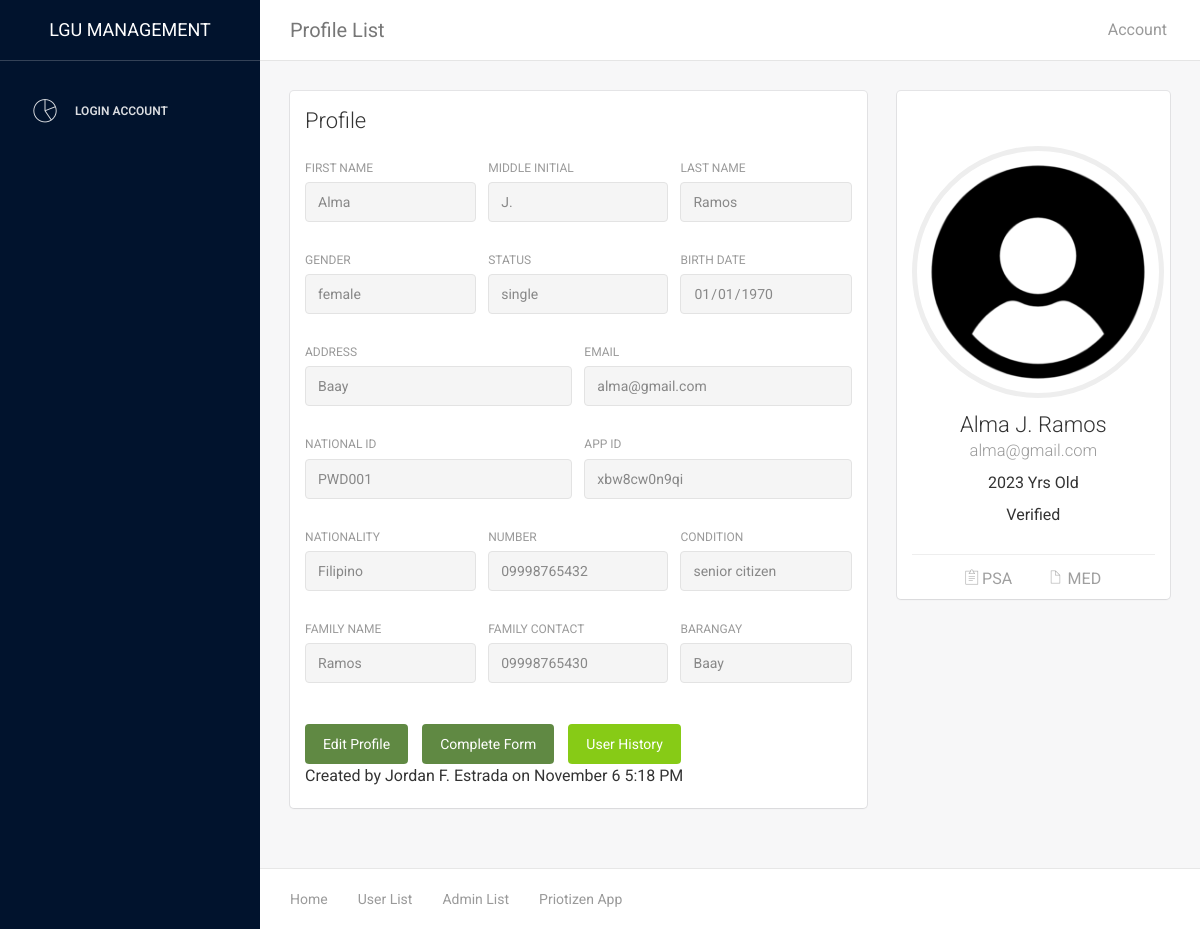
Screenshot of /LGU/user.php?user_id=xbw8cw0n9qi with the database file from the repository.
### tables this page shows
CREATE TABLE `verified` (
  `id` int(11) NOT NULL,
  `fname` varchar(45) DEFAULT NULL,
  `mi` varchar(5) DEFAULT NULL,
  `lname` varchar(45) DEFAULT NULL,
  `email` varchar(45) DEFAULT NULL,
  `bdate` varchar(20) DEFAULT NULL,
  `status_rs` varchar(20) DEFAULT NULL,
  `gender` varchar(20) DEFAULT 'Male',
  `address` varchar(100) DEFAULT NULL,
  `number` varchar(15) DEFAULT NULL,
  `valid_id` varchar(200) DEFAULT NULL,
  `app_id` varchar(15) DEFAULT NULL,
  `photo` varchar(200) DEFAULT NULL,
  `conditions` varchar(20) DEFAULT NULL,
  `nationality` varchar(45) NOT NULL DEFAULT 'Filipino',
  `family_name` varchar(45) DEFAULT NULL,
  `family_contact` varchar(15) DEFAULT NULL,
  `brgy` varchar(45) DEFAULT NULL
);

CREATE TABLE `account` (
  `id` int(11) NOT NULL,
  `account_id` varchar(45) DEFAULT NULL,
  `email` varchar(45) DEFAULT NULL,
  `passcode` varchar(45) DEFAULT NULL,
  `account_type` varchar(10) DEFAULT 'user',
  `account_status` varchar(10) DEFAULT 'Pending',
  `isfirstlogin` int(1) DEFAULT '0'
);

### LGU/user.php (the view, shortened to what this page needs)
<?php
require('connection.php');
if(isset($_GET['user_id'])){
    $user_id = $_GET['user_id'];
}else{
    $isDeleteBtn = false;
    $user_id = $_SESSION['user_id'];
}
$query = "SELECT v.*, a.account_status, d.psa , d.med FROM verified v INNER JOIN  account a on a.account_id = v.app_id inner join doc d on v.app_id = d.user_id where a.account_id = '$user_id'";
$result = mysqli_query($conn, $query);
$query1 = "SELECT u.action, u.time_edited , a.name as admin_name from user_history u inner join admin a on u.admin_id = a.admin_id where u.user_id = '$user_id' order by u.id desc limit 1 ";
$result1 = mysqli_query($conn,$query1);
if($result && $result1 ){
    $assoc = mysqli_fetch_assoc($result);
    $assoc1 = mysqli_fetch_assoc($result1);
    extract($assoc);
    extract($assoc1);
}else{
    echo $query;
}
$query3 = "SELECT u.action, u.time_edited, a.name as admin_name, concat(v.lname,' ',v.fname) as user_name  from user_history u inner join admin a on u.admin_id = a.admin_id inner join verified v on u.user_id = v.app_id where u.user_id = '$user_id' order by u.id desc ";
$query3_result = mysqli_query($conn,$query3);
?>
<!doctype html>
<html lang="en">
<head>
    <link href="assets/css/bootstrap.min.css" rel="stylesheet" />
    <link href="assets/css/animate.min.css" rel="stylesheet"/>
    <link href="assets/css/light-bootstrap-dashboard.css?v=1.4.0" rel="stylesheet"/>
    <link href="assets/css/demo.css" rel="stylesheet" />
    <link href="assets/css/confirmation.css" rel="stylesheet" />
    <link href="http://maxcdn.bootstrapcdn.com/font-awesome/4.2.0/css/font-awesome.min.css" rel="stylesheet">
    <link href="assets/css/pe-icon-7-stroke.css" rel="stylesheet" />
</head>
<body>
<div class="wrapper">
    <div class="sidebar" data-color="purple" >
        <?php
        include('includes/sidebar.php'); ?>
    </div>
    <div class="main-panel">
		<?php include('includes/navbar.php'); ?>
        <div class="content">
            <div class="container-fluid">
                <div class="row">
                    <div class="col-md-8">
                        <div class="card">
                            <div class="header">
                                <h4 class="title">Profile</h4>
                            </div>
                            <div class="content">
                                <form id="info_content" >
                                    <div class="row">
                                        <div class="col-md-4">
                                            <div class="form-group">
                                                <label>First Name</label>
                                                <input type="text" class="form-control"  placeholder="Enter first name" value="<?php echo $fname; ?>" readonly>
                                            </div>
                                        </div>
                                        <div class="col-md-4">
                                            <div class="form-group">
                                                <label>Middle Initial</label>
                                                <input type="text" class="form-control" placeholder="Enter M.I" value="<?php echo $mi?>" readonly>
                                            </div>
                                        </div>
                                        <div class="col-md-4">
                                            <div class="form-group">
                                                <label for="exampleInputEmail1">Last Name</label>
                                                <input id="lname" type="text" class="form-control" placeholder="Enter last name" value="<?php echo $lname?>" readonly>
                                            </div>
                                        </div>
                                    </div>
                                    <div class="row">
                                        <div class="col-md-4">
                                            <div class="form-group">
                                                <label>Gender</label>
                                                <input type="text" class="form-control" name="" id="" readonly value="<?php echo $gender?>">
                                            </div>
                                        </div>
                                        <div class="col-md-4">
                                            <div class="form-group">
                                                <label>Status</label>
                                                <input type="text" name="" class="form-control" id="" readonly value="<?php echo $status_rs?>">
                                            </div>
                                        </div>
                                        <div class="col-md-4">
                                            <div class="form-group">
                                                <label>Birth Date</label>
                                                <input type="date" class="form-control"  value="<?php echo date('Y-m-d', strtotime($bdate)); ?>" readonly>
                                            </div>
                                        </div>
                                    </div>
                                    <div class="row otherInfoOff">
                                        <div class="col-md-6">
                                            <div class="form-group">
                                                <label>Address</label>
                                                <input type="text" class="form-control" placeholder="Home Address" value="<?php echo $address ?>" readonly>
                                            </div>
                                        </div>
                                        <div class="col-md-6">
                                            <div class="form-group">
                                                <label>Email</label>
                                                <input type="email" class="form-control" placeholder="Email Address" id="email" value="<?php echo $email ?>" readonly >
                                            </div>
                                        </div>
                                    </div>
                                    <div class="row otherInfoOn" >
                                        <div class="col-md-6">
                                            <div class="form-group">
                                                <label>National ID</label>
                                                <input type="text" class="form-control" value="<?php echo $valid_id?>" placeholder="Enter National ID Number" id="valid_id" readonly>
                                            </div>
                                        </div>
                                        <div class="col-md-6">
                                            <div class="form-group">
                                                <label>APP ID</label>
                                                <input type="text" class="form-control" value="<?php echo $app_id?>" placeholder="Enter APP ID Number" id="app_id" readonly>
                                            </div>
                                        </div>
                                    </div>
                                    <div class="row otherInfoOff">
                                        <div class="col-md-4">
                                            <div class="form-group">
                                                <label>Nationality</label>
                                                <input type="text" class="form-control" placeholder="Enter nationality" value="<?php echo $nationality ?>" readonly>
                                            </div>
                                        </div>
                                        <div class="col-md-4">
                                            <div class="form-group">
                                                <label>Number</label>
                                                <input type="text" class="form-control" placeholder="Enter number" value="<?php echo $number ?>" readonly>
                                            </div>
                                        </div>
                                        <div class="col-md-4">
                                            <div class="form-group">
                                                <label>Condition</label>
                                                <input type="text" name="" id="" class="form-control" readonly value="<?php echo ($conditions=="pwd")? "senior citizen":"disabled" ?>">
                                            </div>
                                        </div>
                                    </div>
                                    <div class="row otherInfoOn" >
                                        <div class="col-md-4">
                                            <div class="form-group">
                                                <label>Family Name</label>
                                                <input type="text" class="form-control" value="<?php echo $family_name?>" placeholder="Enter Family Name" id="family_name" readonly>
                                            </div>
                                        </div>
                                        <div class="col-md-4">
                                            <div class="form-group">
                                                <label>Family Contact</label>
                                                <input type="text" class="form-control" value="<?php echo $family_contact?>" placeholder="Enter Family Number" id="family_contact" readonly>
                                            </div>
                                        </div>
                                        <div class="col-md-4">
                                            <div class="form-group">
                                                <label>Barangay</label>
                                                <input type="text" name="" id="" class="form-control" readonly value="<?php echo $brgy?>">
                                            </div>
                                        </div>
                                    </div>
                                </form>
                                        <?php
                                        while ($row = mysqli_fetch_assoc($query3_result)) {
                                            $admin_name = $row['admin_name'];
                                            $action = $row['action'];
                                        }
                                        ?>
                                <br>
                                <div style="display:flex;gap: 1em;">
                                        <button type="submit" class="btn btn-info btn-fill " onclick="window.location.href='user_edit.php?user_id=<?php  echo $user_id ?>'">Edit Profile</button>
                                        <button type="submit" class="btn btn-info btn-fill " onclick="window.location.href='<?php echo ($conditions=='pwd')? 'table_pwd':'table_senior' ?>.php?id=<?php  echo $user_id.'&action=edit' ?>'">Complete Form</button>
                                        <button type="submit" class="btn btn-success btn-fill " onclick="userHistory()">User History</button>
                                </div>
                                <p>
                                <?php
                                $dateFormat = $time_edited;
                                $dateTime = new DateTime($dateFormat);
                                $newDate = $dateTime -> format('F j g:i A');
                                $text = ($action=="Created"? "Created by ": "Last Edited by ");
                                $text =$text.$admin_name. " on ".$newDate;
                                echo $text;
                                ?></p>
                            </div>
                        </div>
                    </div>
                    <div class="col-md-4">
                        <div class="card card-user">
                            <div class="image">
                            </div>
                            <div class="content">
                                <div class="author">
                                     <a href="#">
                                     <?php
                                        $imagePath = "../priotizen_app/user_img/$photo";
                                        if(file_exists($imagePath)) {
                                            echo '<img class="avatar border-gray" style="height: 21em; width: 21em" src="../priotizen_app/user_img/'.$photo.'"  alt="..."/>';
                                        }else{
                                            echo '<img class="avatar border-gray" style="height: 21em; width: 21em" src="../priotizen_app/user_img/default.png"  alt="..."/>';
                                        }
                                      ?>
                                      <h4 class="title"><?php echo $fname." ".$mi." ".$lname ?><br />
                                         <small><?php echo $email ?></small>
                                      </h4>
                                    </a>
                                    <?php
                                    $bdateFormat = $bdate;
                                    $date =  date("l F d, Y");
                                    $date = explode(',',$date);
                                    $date = $date[1];
                                    $bdate = explode('-', $bdateFormat);
                                    $bdate = $bdate[0];
                                    $birthday = $date - $bdate ;
                                    ?>
                                    <h5><?php echo $birthday ?> Yrs Old</h5>
                                    <h5><?php echo $account_status ?></h5>
                                </div>
                            </div>
                            <hr>
                            <div class="text-center">
                                <button onclick="showDoc('Psa')" href="#" class="btn btn-simple"><i class="pe-7s-note2"></i> PSA</button>
                                <button onclick="showDoc('Med')" href="#" class="btn btn-simple"><i class="pe-7s-file"></i> MED</button>
                            </div>
                        </div>
                    </div>
                </div>
            </div>
        </div>
        <footer class="footer">
            <div class="container-fluid">
                <nav class="pull-left">
                    <ul>
                        <li>
                            <a href="dashboard.php">
                                Home
                            </a>
                        </li>
                        <li>
                            <a href="table.php">
                                User List
                            </a>
                        </li>
                        <li>
                            <a href="table_user.php">
                                Admin List
                            </a>
                        </li>
                        <li>
                          <a href="../priotizen_app/index.html">
                                Priotizen App
                            </a>
                        </li>
                    </ul>
                </nav>
            </div>
        </footer>
    </div>
</div>
</body>
</html>

### rows the page displays
verified: fname "Alma", mi "J.", lname "Ramos", gender "female", status_rs "single", bdate "01/01/1970", address "Baay", email "alma@gmail.com", valid "PWD001", app "xbw8cw0n9qi", nationality "Filipino", number "09998765432", conditions "senior citizen", family_name "Ramos", family_contact "09998765430", brgy "Baay", photo (placeholder picture), bdate "2023", account.account_status "Verified"

### other values shown
$text "Created by Jordan F. Estrada on November 6 5:18 PM"
